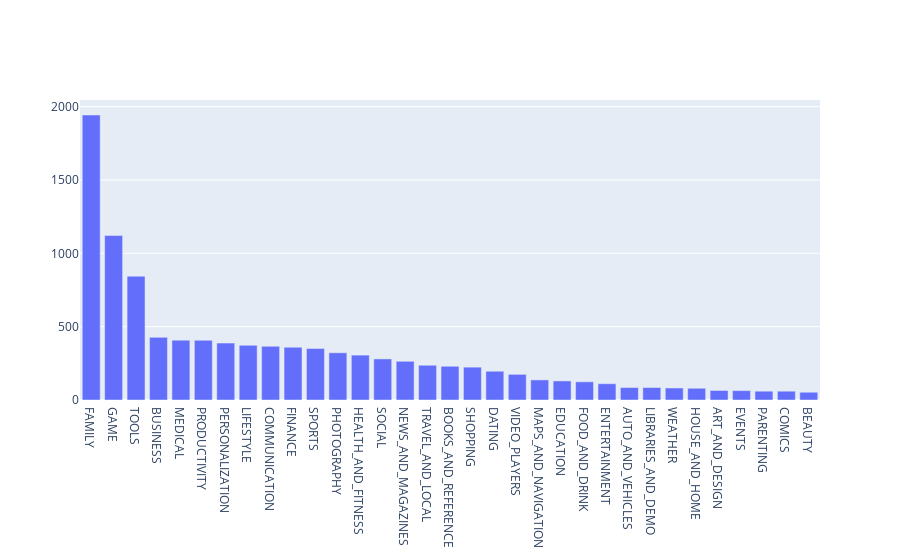

The cell this chart's notebook holds for it:
### Markdown cell above
### **4. Exploring app categories**
With more than 1 billion active users in 190 countries around the world, Google Play continues to be an important distribution platform to build a global audience. For businesses to get their apps in front of users, it's important to make them more quickly and easily discoverable on Google Play. To improve the overall search experience, Google has introduced the concept of grouping apps into categories.

This brings us to the following questions:

* Which category has the highest share of (active) apps in the market?
* Is any specific category dominating the market?
* Which categories have the fewest number of apps?

We will see that there are 33 unique app categories present in our dataset. Family and Game apps have the highest market prevalence. Interestingly, Tools, Business and Medical apps are also at the top.

### Code cell
import plotly
plotly.offline.init_notebook_mode(connected=True)
import plotly.graph_objs as go

# Print the total number of unique categories
num_categories = len(apps['Category'].unique())
print('Number of categories = ', num_categories)

# Count the number of apps in each 'Category'. 
num_apps_in_category = apps['Category'].value_counts()

# Sort num_apps_in_category in descending order based on the count of apps in each category
sorted_num_apps_in_category = num_apps_in_category.sort_values(ascending=False)

data = [go.Bar(
        x = num_apps_in_category.index, # index = category name
        y = num_apps_in_category.values, # value = count
)]

plotly.offline.iplot(data)

### Figure 1 — Plotly figure (JSON) as saved in the notebook; plotly's stock layout.template omitted (floating-point values rounded to 4 significant figures)
{"data": [{"type": "bar", "x": ["FAMILY", "GAME", "TOOLS", "BUSINESS", "MEDICAL", "PRODUCTIVITY", "PERSONALIZATION", "LIFESTYLE", "COMMUNICATION", "FINANCE", "SPORTS", "PHOTOGRAPHY", "HEALTH_AND_FITNESS", "SOCIAL", "NEWS_AND_MAGAZINES", "TRAVEL_AND_LOCAL", "BOOKS_AND_REFERENCE", "SHOPPING", "DATING", "VIDEO_PLAYERS", "MAPS_AND_NAVIGATION", "EDUCATION", "FOOD_AND_DRINK", "ENTERTAINMENT", "AUTO_AND_VEHICLES", "LIBRARIES_AND_DEMO", "WEATHER", "HOUSE_AND_HOME", "ART_AND_DESIGN", "EVENTS", "PARENTING", "COMICS", "BEAUTY"], "y": [1943, 1121, 844, 427, 408, 407, 388, 373, 366, 360, 351, 322, 306, 280, 264, 237, 230, 224, 196, 175, 137, 130, 124, 111, 85, 85, 82, 80, 65, 64, 60, 60, 53]}], "layout": {}}
